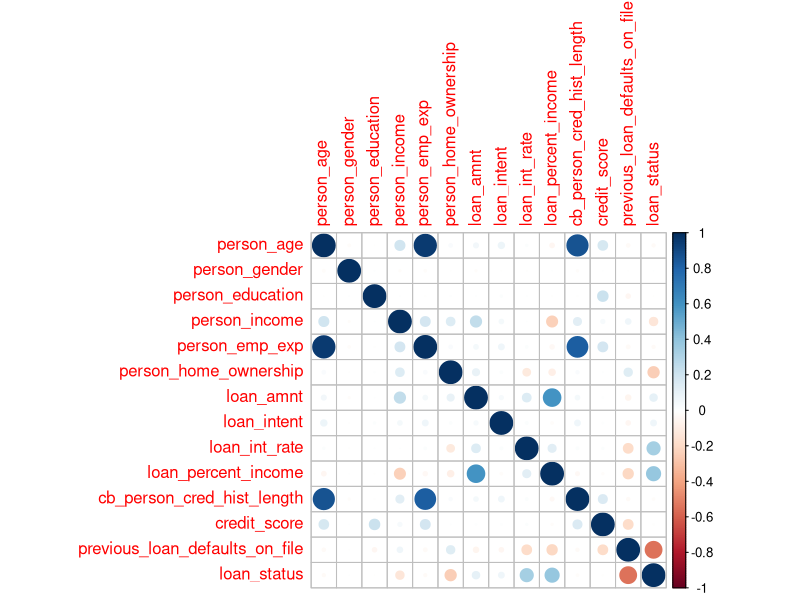

Recreate this plot in R. (Note: this script raises an error after producing the figure.)
## ---- chunk 1
knitr::opts_chunk$set(echo = TRUE)
## ---- chunk 2
library(readr)
loans = read.csv("loan_data_p.csv")
## ---- chunk 3
library(corrplot)
loan_cor= cor(loans)
corrplot(loan_cor)
## ---- chunk 4
n=mean(loans$person_income)+ 3 * sd(loans$person_income)
length(loans$person_income)
mask = loans$person_income < n
m = loans[mask,]
dim(m)[1]
## ---- chunk 5
sigmo_fun <- function(X, w, b)
{
  z = sum(X* w, b)
  return(1/(1+exp(-1 *z)))
}

stand_fun <- function(X)
{
  count = 0
  for (i in colnames(X)){
    count = count+1
    X[i] = (X[i] - mean(X[i])) / sd(X[i])
    }
  return(X)
}

## ---- chunk 6
params = read.csv("outLoanlog6.csv")
trained = loans[1:36000,]



st_trained = stand_fun(trained) 
results = c(0,0,0,0) 
# 
# for (i in 1:36000){
#   guess = sigmo_fun(st_trained[i,1:13],params$m, params$c[1])
#   if (trained[i,14] == 1 & guess >= 0.5){ 
#     results[1] = results[1] + 1 }
#   else if (trained[i,14] == 1 & guess < 0.5){
#     results[2] = results[2] + 1 }
#   else if (trained[i,14] == 0 & guess < 0.5){
#     results[3] = results[3] + 1 }
#   else if (trained[i,14] == 0 & guess >= 0.5){ 
#     results[4] = results[4] + 1 }
#   }
# results
# sum(results)
# results[1]/(results[1] + results[2])
# (results[1] + results[3])/ sum(results)
## ---- chunk 7
sum(trained[,14])/ 36000
(results[1]+results[4]) /36000

## ---- chunk 8
test = loans[36001:45000,]
results_test = c(0,0,0,0)
for (i in 1:9000){
  guess = sigmo_fun(test[i,1:13],params$m, params$c[1])
  if (test[i,14] == 1 & guess >= 0.5){
    results_test[1] = results_test[1] + 1
  }
  else if (test[i,14] == 1 & guess < 0.5){
    results_test[2] = results_test[2] + 1
  }
  else if (test[i,14] == 0 & guess < 0.5){
    results_test[3] = results_test[3] + 1
  }
  else if (test[i,14] == 0 & guess >= 0.5){
    results_test[4] = results_test[4] + 1
  }
}
results_test
sum(results_test)
results_test[1]/(results_test[1] + results_test[2])
(results_test[1] + results_test[3])/ sum(results_test)
## ---- chunk 9
sum(test[,14]) / 9000
(results[1]+results[4]) /9000
